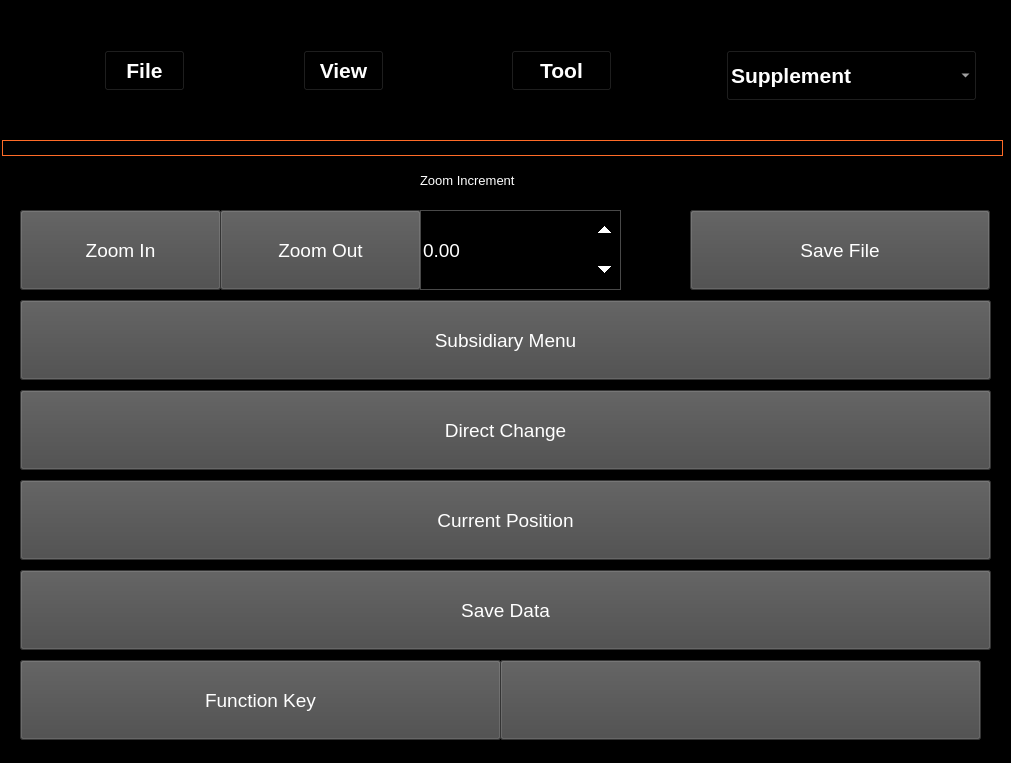
<?xml version="1.0" encoding="UTF-8"?>
<ui version="4.0">
 <class>WidgetMenuPanel</class>
 <widget class="QWidget" name="WidgetMenuPanel">
  <property name="geometry">
   <rect>
    <x>0</x>
    <y>0</y>
    <width>1011</width>
    <height>763</height>
   </rect>
  </property>
  <property name="windowTitle">
   <string>Form</string>
  </property>
  <property name="styleSheet">
   <string notr="true">QWidget{
background-color:black;
color:white;
font-family:&quot;맑은 고딕&quot;;
}
QWidget:title
{
    background-color:black; color:white;
}</string>
  </property>
  <widget class="QToolButton" name="toolButton_6">
   <property name="geometry">
    <rect>
     <x>220</x>
     <y>210</y>
     <width>201</width>
     <height>80</height>
    </rect>
   </property>
   <property name="font">
    <font>
     <pointsize>14</pointsize>
     <bold>false</bold>
    </font>
   </property>
   <property name="styleSheet">
    <string notr="true">QToolButton {
	background-color:#494949;
	color:white;
}

QToolButton:hover {
	background-color:#FF6B27;
	color:white;
}</string>
   </property>
   <property name="text">
    <string>Zoom Out</string>
   </property>
  </widget>
  <widget class="QToolButton" name="toolButton_3">
   <property name="geometry">
    <rect>
     <x>303</x>
     <y>50</y>
     <width>81</width>
     <height>41</height>
    </rect>
   </property>
   <property name="font">
    <font>
     <pointsize>16</pointsize>
     <bold>true</bold>
    </font>
   </property>
   <property name="styleSheet">
    <string notr="true">QToolButton {
	background-color:black;
	color:white;
}

QToolButton:hover {
	color:#FF6B27;
}</string>
   </property>
   <property name="text">
    <string>View</string>
   </property>
  </widget>
  <widget class="QComboBox" name="comboBox">
   <property name="geometry">
    <rect>
     <x>726</x>
     <y>50</y>
     <width>251</width>
     <height>51</height>
    </rect>
   </property>
   <property name="font">
    <font>
     <pointsize>16</pointsize>
     <bold>true</bold>
    </font>
   </property>
   <property name="styleSheet">
    <string notr="true">QToolButton {
	background-color:black;
	color:white;
}

QToolButton:hover {
	color:#FF6B27;
}</string>
   </property>
   <item>
    <property name="text">
     <string>Supplement</string>
    </property>
   </item>
  </widget>
  <widget class="QToolButton" name="toolButton_2">
   <property name="geometry">
    <rect>
     <x>511</x>
     <y>50</y>
     <width>101</width>
     <height>41</height>
    </rect>
   </property>
   <property name="font">
    <font>
     <pointsize>16</pointsize>
     <bold>true</bold>
    </font>
   </property>
   <property name="styleSheet">
    <string notr="true">QToolButton {
	background-color:black;
	color:white;
}

QToolButton:hover {
	color:#FF6B27;
}</string>
   </property>
   <property name="text">
    <string>Tool</string>
   </property>
  </widget>
  <widget class="QToolButton" name="toolButton_4">
   <property name="geometry">
    <rect>
     <x>104</x>
     <y>50</y>
     <width>81</width>
     <height>41</height>
    </rect>
   </property>
   <property name="font">
    <font>
     <pointsize>16</pointsize>
     <bold>true</bold>
    </font>
   </property>
   <property name="styleSheet">
    <string notr="true">QToolButton {
	background-color:black;
	color:white;
}

QToolButton:hover {
	color:#FF6B27;
}</string>
   </property>
   <property name="text">
    <string>File</string>
   </property>
  </widget>
  <widget class="QToolButton" name="toolButton_8">
   <property name="geometry">
    <rect>
     <x>690</x>
     <y>210</y>
     <width>300</width>
     <height>80</height>
    </rect>
   </property>
   <property name="font">
    <font>
     <pointsize>14</pointsize>
     <bold>false</bold>
    </font>
   </property>
   <property name="styleSheet">
    <string notr="true">QToolButton {
	background-color:#494949;
	color:white;
}

QToolButton:hover {
	background-color:#FF6B27;
	color:white;
}</string>
   </property>
   <property name="text">
    <string>Save File</string>
   </property>
  </widget>
  <widget class="QToolButton" name="toolButton_5">
   <property name="geometry">
    <rect>
     <x>20</x>
     <y>210</y>
     <width>201</width>
     <height>80</height>
    </rect>
   </property>
   <property name="font">
    <font>
     <pointsize>14</pointsize>
    </font>
   </property>
   <property name="styleSheet">
    <string notr="true">QToolButton {
	background-color:#494949;
	color:white;
	position: relative;
}

QToolButton:hover {
	background-color:#FF6B27;
	color:white;
}</string>
   </property>
   <property name="text">
    <string>Zoom In</string>
   </property>
  </widget>
  <widget class="Line" name="line">
   <property name="geometry">
    <rect>
     <x>2</x>
     <y>140</y>
     <width>1001</width>
     <height>16</height>
    </rect>
   </property>
   <property name="styleSheet">
    <string notr="true">border:1px solid #FF6B27;</string>
   </property>
   <property name="orientation">
    <enum>Qt::Horizontal</enum>
   </property>
  </widget>
  <widget class="QToolButton" name="toolButton_9">
   <property name="geometry">
    <rect>
     <x>20</x>
     <y>300</y>
     <width>971</width>
     <height>80</height>
    </rect>
   </property>
   <property name="font">
    <font>
     <pointsize>14</pointsize>
    </font>
   </property>
   <property name="styleSheet">
    <string notr="true">QToolButton {
	background-color:#494949;
	color:white;
	position: relative;
}

QToolButton:hover {
	background-color:#FF6B27;
	color:white;
}</string>
   </property>
   <property name="text">
    <string>Subsidiary Menu</string>
   </property>
  </widget>
  <widget class="QToolButton" name="toolButton_10">
   <property name="geometry">
    <rect>
     <x>20</x>
     <y>390</y>
     <width>971</width>
     <height>80</height>
    </rect>
   </property>
   <property name="font">
    <font>
     <pointsize>14</pointsize>
    </font>
   </property>
   <property name="styleSheet">
    <string notr="true">QToolButton {
	background-color:#494949;
	color:white;
	position: relative;
}

QToolButton:hover {
	background-color:#FF6B27;
	color:white;
}</string>
   </property>
   <property name="text">
    <string>Direct Change</string>
   </property>
  </widget>
  <widget class="QToolButton" name="toolButton_11">
   <property name="geometry">
    <rect>
     <x>20</x>
     <y>480</y>
     <width>971</width>
     <height>80</height>
    </rect>
   </property>
   <property name="font">
    <font>
     <pointsize>14</pointsize>
    </font>
   </property>
   <property name="styleSheet">
    <string notr="true">QToolButton {
	background-color:#494949;
	color:white;
	position: relative;
}

QToolButton:hover {
	background-color:#FF6B27;
	color:white;
}</string>
   </property>
   <property name="text">
    <string>Current Position</string>
   </property>
  </widget>
  <widget class="QToolButton" name="toolButton_12">
   <property name="geometry">
    <rect>
     <x>20</x>
     <y>570</y>
     <width>971</width>
     <height>80</height>
    </rect>
   </property>
   <property name="font">
    <font>
     <pointsize>14</pointsize>
    </font>
   </property>
   <property name="styleSheet">
    <string notr="true">QToolButton {
	background-color:#494949;
	color:white;
	position: relative;
}

QToolButton:hover {
	background-color:#FF6B27;
	color:white;
}</string>
   </property>
   <property name="text">
    <string>Save Data</string>
   </property>
  </widget>
  <widget class="QToolButton" name="toolButton_13">
   <property name="geometry">
    <rect>
     <x>20</x>
     <y>660</y>
     <width>481</width>
     <height>80</height>
    </rect>
   </property>
   <property name="font">
    <font>
     <pointsize>14</pointsize>
    </font>
   </property>
   <property name="styleSheet">
    <string notr="true">QToolButton {
	background-color:#494949;
	color:white;
	position: relative;
}

QToolButton:hover {
	background-color:#FF6B27;
	color:white;
}</string>
   </property>
   <property name="text">
    <string>Function Key</string>
   </property>
  </widget>
  <widget class="QToolButton" name="toolButton_14">
   <property name="geometry">
    <rect>
     <x>500</x>
     <y>660</y>
     <width>481</width>
     <height>80</height>
    </rect>
   </property>
   <property name="font">
    <font>
     <pointsize>14</pointsize>
    </font>
   </property>
   <property name="styleSheet">
    <string notr="true">QToolButton {
	background-color:#494949;
	color:white;
	position: relative;
}

QToolButton:hover {
	background-color:#FF6B27;
	color:white;
}</string>
   </property>
   <property name="text">
    <string/>
   </property>
  </widget>
  <widget class="QDoubleSpinBox" name="doubleSpinBox">
   <property name="geometry">
    <rect>
     <x>420</x>
     <y>210</y>
     <width>201</width>
     <height>80</height>
    </rect>
   </property>
   <property name="font">
    <font>
     <pointsize>14</pointsize>
    </font>
   </property>
   <property name="styleSheet">
    <string notr="true">QDoubleSpinBox{
color:white;
border:1px solid #494949;
background-color:black;
}

QDoubleSpinBox::up-button {
	width:30px;
}

QDoubleSpinBox::down-button {
	width:30px
}</string>
   </property>
  </widget>
  <widget class="QLabel" name="label">
   <property name="geometry">
    <rect>
     <x>420</x>
     <y>170</y>
     <width>201</width>
     <height>21</height>
    </rect>
   </property>
   <property name="font">
    <font>
     <pointsize>10</pointsize>
    </font>
   </property>
   <property name="text">
    <string>Zoom Increment</string>
   </property>
  </widget>
 </widget>
 <resources/>
 <connections/>
</ui>
